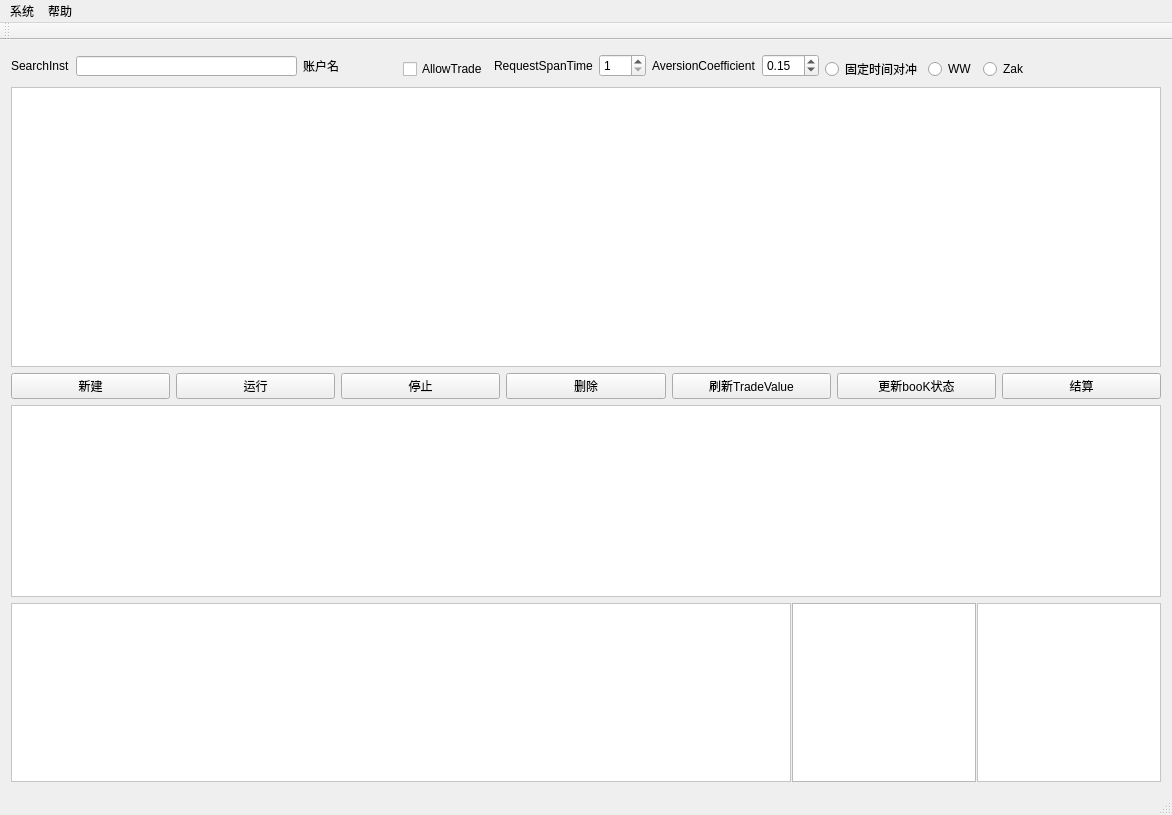
<?xml    version="1.0"    encoding="UTF-8"?>
<ui    version="4.0">
    <class>TraderQtAppClass</class>
    <widget    class="QMainWindow"    name="TraderQtAppClass">
        <property    name="geometry">
            <rect>
                <x>0</x>
                <y>0</y>
                <width>1172</width>
                <height>815</height>
            </rect>
        </property>
        <property    name="windowTitle">
            <string>Auto交易客户端</string>
        </property>
        <widget    class="QWidget"    name="centralWidget">
            <layout    class="QGridLayout"    name="gridLayout">
                <item    row="0"    column="0"    rowspan="2">
                    <widget    class="QLabel"    name="label">
                        <property    name="text">
                            <string>SearchInst</string>
                        </property>
                    </widget>
                </item>
                <item    row="0"    column="1"    rowspan="2">
                    <widget    class="QLineEdit"    name="instrumentLineEdit">
                        <property    name="minimumSize">
                            <size>
                                <width>221</width>
                                <height>20</height>
                            </size>
                        </property>
                        <property    name="maximumSize">
                            <size>
                                <width>221</width>
                                <height>20</height>
                            </size>
                        </property>
                    </widget>
                </item>
                <item    row="0"    column="2"    rowspan="2">
                    <widget    class="QLabel"    name="label_2">
                        <property    name="text">
                            <string>账户名</string>
                        </property>
                    </widget>
                </item>
                <item    row="0"    column="3"    rowspan="2">
                    <widget    class="QLabel"    name="accountNameLabel">
                        <property    name="text">
                            <string/>
                        </property>
                    </widget>
                </item>
                <item    row="0"    column="4"    rowspan="2">
                    <widget    class="QLabel"    name="staticRightLabel">
                        <property    name="text">
                            <string/>
                        </property>
                    </widget>
                </item>
                <item    row="0"    column="5"    rowspan="2">
                    <widget    class="QLabel"    name="closeProfitLabel">
                        <property    name="text">
                            <string/>
                        </property>
                    </widget>
                </item>
                <item    row="0"    column="6"    rowspan="2">
                    <widget    class="QLabel"    name="dynamicRightLabel">
                        <property    name="text">
                            <string/>
                        </property>
                    </widget>
                </item>
                <item    row="0"    column="7"    rowspan="2"    colspan="2">
                    <widget    class="QLabel"    name="availableFundsLabel">
                        <property    name="text">
                            <string/>
                        </property>
                    </widget>
                </item>
                <item    row="0"    column="9"    rowspan="2">
                    <widget    class="QLabel"    name="label_3">
                        <property    name="text">
                            <string>RequestSpanTime</string>
                        </property>
                    </widget>
                </item>
                <item    row="0"    column="10"    rowspan="2">
                    <widget    class="QSpinBox"    name="requestTimSpanSpinBox">
                        <property    name="minimum">
                            <number>1</number>
                        </property>
                        <property    name="maximum">
                            <number>999</number>
                        </property>
                    </widget>
                </item>
                <item    row="0"    column="11"    rowspan="2">
                    <widget    class="QLabel"    name="label_5">
                        <property    name="text">
                            <string>AversionCoefficient</string>
                        </property>
                    </widget>
                </item>
                <item    row="0"    column="12"    rowspan="2">
                    <widget    class="QDoubleSpinBox"    name="aversionCoefficientDSB">
                        <property    name="value">
                            <double>0.150000000000000</double>
                        </property>
                    </widget>
                </item>
                <item    row="0"    column="16"    rowspan="2">
                    <spacer    name="horizontalSpacer">
                        <property    name="orientation">
                            <enum>Qt::Horizontal</enum>
                        </property>
                        <property    name="sizeHint"    stdset="0">
                            <size>
                                <width>140</width>
                                <height>17</height>
                            </size>
                        </property>
                    </spacer>
                </item>
                <item    row="1"    column="8">
                    <widget    class="QCheckBox"    name="allowTradeCheckBox">
                        <property    name="text">
                            <string>AllowTrade</string>
                        </property>
                    </widget>
                </item>
                <item    row="1"    column="13">
                    <widget    class="QRadioButton"    name="radioButtonFix">
                        <property    name="text">
                            <string>固定时间对冲</string>
                        </property>
                        <attribute    name="buttonGroup">
                            <string    notr="true">buttonGroup</string>
                        </attribute>
                    </widget>
                </item>
                <item    row="1"    column="14">
                    <widget    class="QRadioButton"    name="radioButtonWW">
                        <property    name="text">
                            <string>WW</string>
                        </property>
                        <attribute    name="buttonGroup">
                            <string    notr="true">buttonGroup</string>
                        </attribute>
                    </widget>
                </item>
                <item    row="1"    column="15">
                    <widget    class="QRadioButton"    name="radioButtonZak">
                        <property    name="text">
                            <string>Zak</string>
                        </property>
                        <attribute    name="buttonGroup">
                            <string    notr="true">buttonGroup</string>
                        </attribute>
                    </widget>
                </item>
                <item    row="2"    column="0"    colspan="17">
                    <widget    class="QTableView"    name="quoteTableView">
                        <property    name="sizePolicy">
                            <sizepolicy    hsizetype="Expanding"    vsizetype="Expanding">
                                <horstretch>0</horstretch>
                                <verstretch>0</verstretch>
                            </sizepolicy>
                        </property>
                        <property    name="minimumSize">
                            <size>
                                <width>1120</width>
                                <height>280</height>
                            </size>
                        </property>
                        <property    name="styleSheet">
                            <string    notr="true">QTableView

{
background-color:rgb(255,    255,    255);


}

QHeaderView    {
background-color:rgb(255,    255,    255);
}</string>
                        </property>
                    </widget>
                </item>
                <item    row="3"    column="0"    colspan="17">
                    <layout    class="QHBoxLayout"    name="horizontalLayout_2">
                        <item>
                            <widget    class="QPushButton"    name="newStrategyProduct">
                                <property    name="text">
                                    <string>新建</string>
                                </property>
                            </widget>
                        </item>
                        <item>
                            <widget    class="QPushButton"    name="runStrategyButton">
                                <property    name="text">
                                    <string>运行</string>
                                </property>
                            </widget>
                        </item>
                        <item>
                            <widget    class="QPushButton"    name="stopStrategyButton">
                                <property    name="text">
                                    <string>停止</string>
                                </property>
                            </widget>
                        </item>
                        <item>
                            <widget    class="QPushButton"    name="delStrategyButton">
                                <property    name="text">
                                    <string>删除</string>
                                </property>
                            </widget>
                        </item>
                        <item>
                            <widget    class="QPushButton"    name="updateStrategyButton">
                                <property    name="text">
                                    <string>刷新TradeValue</string>
                                </property>
                            </widget>
                        </item>
                        <item>
                            <widget    class="QPushButton"    name="freshTradeParameterButton">
                                <property    name="text">
                                    <string>更新booK状态</string>
                                </property>
                            </widget>
                        </item>
                        <item>
                            <widget    class="QPushButton"    name="settleStrategyButton">
                                <property    name="text">
                                    <string>结算</string>
                                </property>
                            </widget>
                        </item>
                    </layout>
                </item>
                <item    row="4"    column="0"    colspan="17">
                    <widget    class="QTableView"    name="strategyProductTableView">
                        <property    name="sizePolicy">
                            <sizepolicy    hsizetype="Expanding"    vsizetype="Expanding">
                                <horstretch>0</horstretch>
                                <verstretch>0</verstretch>
                            </sizepolicy>
                        </property>
                        <property    name="minimumSize">
                            <size>
                                <width>1120</width>
                                <height>192</height>
                            </size>
                        </property>
                        <property    name="toolTip">
                            <string>&lt;html&gt;&lt;head/&gt;&lt;body&gt;&lt;p    align=&quot;justify&quot;&gt;312321312&lt;/p&gt;&lt;/body&gt;&lt;/html&gt;</string>
                        </property>
                        <property    name="styleSheet">
                            <string    notr="true">QTableView

{
background-color:rgb(255,    255,    255);


}

QHeaderView    {
background-color:rgb(255,    255,    255);
}</string>
                        </property>
                    </widget>
                </item>
                <item    row="5"    column="0"    colspan="17">
                    <layout    class="QHBoxLayout"    name="horizontalLayout">
                        <property    name="spacing">
                            <number>1</number>
                        </property>
                        <item>
                            <widget    class="QTableView"    name="positionListTableView">
                                <property    name="minimumSize">
                                    <size>
                                        <width>780</width>
                                        <height>0</height>
                                    </size>
                                </property>
                                <property    name="styleSheet">
                                    <string    notr="true">QTableView

{
background-color:rgb(255,    255,    255);


}

QHeaderView    {
background-color:rgb(255,    255,    255);
}</string>
                                </property>
                            </widget>
                        </item>
                        <item>
                            <widget    class="QTableView"    name="orderManageTableView">
                                <property    name="maximumSize">
                                    <size>
                                        <width>1024</width>
                                        <height>16777215</height>
                                    </size>
                                </property>
                            </widget>
                        </item>
                        <item>
                            <widget    class="QTextBrowser"    name="textBrowser">
                                <property    name="maximumSize">
                                    <size>
                                        <width>700</width>
                                        <height>16777215</height>
                                    </size>
                                </property>
                                <property    name="styleSheet">
                                    <string    notr="true">QTextBrowser{

background-color:rgb(255,    255,    255);
}</string>
                                </property>
                            </widget>
                        </item>
                    </layout>
                </item>
            </layout>
        </widget>
        <widget    class="QMenuBar"    name="menuBar">
            <property    name="geometry">
                <rect>
                    <x>0</x>
                    <y>0</y>
                    <width>1172</width>
                    <height>23</height>
                </rect>
            </property>
            <widget    class="QMenu"    name="menu">
                <property    name="title">
                    <string>系统</string>
                </property>
                <addaction    name="action123"/>
            </widget>
            <widget    class="QMenu"    name="menu_2">
                <property    name="title">
                    <string>帮助</string>
                </property>
                <addaction    name="actionAbout"/>
            </widget>
            <addaction    name="menu"/>
            <addaction    name="menu_2"/>
        </widget>
        <widget    class="QToolBar"    name="mainToolBar">
            <attribute    name="toolBarArea">
                <enum>TopToolBarArea</enum>
            </attribute>
            <attribute    name="toolBarBreak">
                <bool>false</bool>
            </attribute>
        </widget>
        <widget    class="QStatusBar"    name="statusBar"/>
        <action    name="action123">
            <property    name="text">
                <string>Exit</string>
            </property>
        </action>
        <action    name="actionAbout">
            <property    name="text">
                <string>About</string>
            </property>
        </action>
    </widget>
    <layoutdefault    spacing="6"    margin="11"/>
    <resources>
        <include    location="traderqtapp.qrc"/>
    </resources>
    <connections/>
    <buttongroups>
        <buttongroup    name="buttonGroup"/>
    </buttongroups>
</ui>
